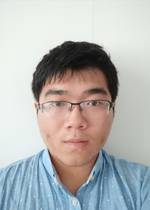
#> input picture task7/code/201928014628024.jpg, 150 x 210 px
$ python gao.py
#> lines starting #> are read from the running program, lines starting #| are printed output that depends on the picture
#!/usr/bin/env python
# -*- coding: utf-8 -*-
# File  : gao.py
# Author: WangYu
# Date  : 2019/12/31

import cv2
from matplotlib import pyplot as plt
import numpy as np
import math

kernel2 = np.array([[0, -1, 0], [-1, 5, -1], [0, -1, 0]], np.float32)
f = cv2.imread('201928014628024.jpg', cv2.IMREAD_COLOR)
#> f is the input picture: shape (210, 150, 3); mean B, G, R 178.9, 179.9, 179.7
f = cv2.filter2D(f,-1,kernel2)
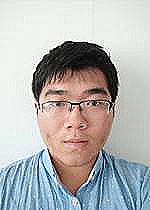
#> f: shape (210, 150, 3); mean B, G, R 178.5, 179.7, 179.6
plt.imshow(f)
